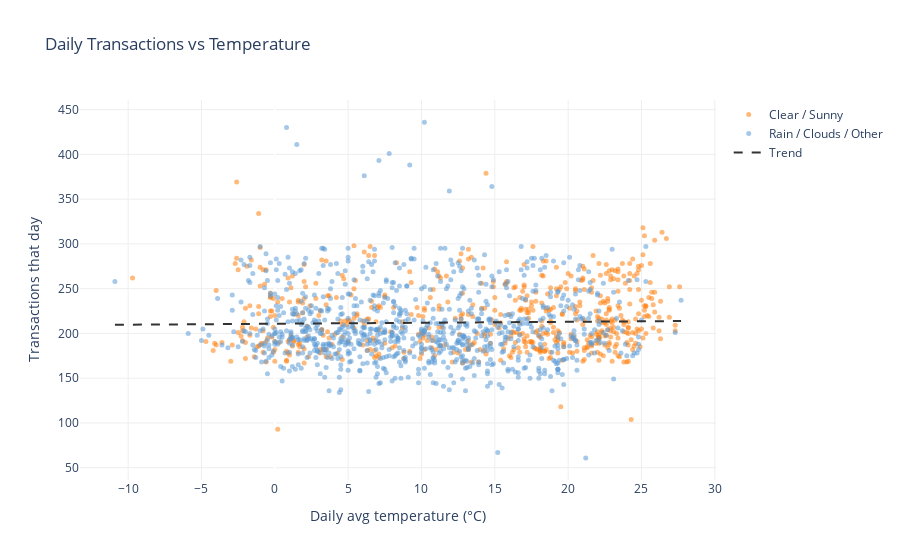

This figure's notebook cell:
### Markdown cell above
---
## Chart 3: Sales vs Temperature

Does warmer weather bring more customers?

- **Orange dots** = clear sky days
- **Blue dots** = rain, clouds, snow
- **Dashed line** = linear trend

### Code cell
df_s = df_dw.dropna(subset=['temperature', 'conditions']).copy()
df_s['weather_group'] = df_s['conditions'].apply(
    lambda c: 'Clear / Sunny' if c == 'Clear' else 'Rain / Clouds / Other'
)

# Trendline via numpy (no extra dependency needed)
m, b = np.polyfit(df_s['temperature'], df_s['transactions'], 1)
x_range = np.array([df_s['temperature'].min(), df_s['temperature'].max()])
y_range = m * x_range + b

COLOR_MAP = {
    'Clear / Sunny':          '#FF7F0E',
    'Rain / Clouds / Other':  '#5B9BD5',
}

fig3 = go.Figure()

for group, color in COLOR_MAP.items():
    sub = df_s[df_s['weather_group'] == group]
    fig3.add_trace(go.Scatter(
        x=sub['temperature'], y=sub['transactions'],
        mode='markers', name=group,
        marker=dict(color=color, size=5, opacity=0.55),
        hovertemplate='%{x:.1f}°C — %{y} transactions<extra>' + group + '</extra>',
    ))

fig3.add_trace(go.Scatter(
    x=x_range.tolist(), y=y_range.tolist(),
    mode='lines', name='Trend',
    line=dict(color='#333', width=2, dash='dash'),
))

fig3.update_layout(
    title='Daily Transactions vs Temperature',
    xaxis_title='Daily avg temperature (°C)',
    yaxis_title='Transactions that day',
    plot_bgcolor='white',
    xaxis=dict(gridcolor='#eee'),
    yaxis=dict(gridcolor='#eee'),
)
fig3.show()

print(f'Trend: +{m:.1f} transactions per °C increase in temperature')

### Figure 1 — Plotly figure (JSON) as saved in the notebook; plotly's stock layout.template omitted (floating-point values rounded to 4 significant figures; data arrays with more than 128 entries replaced by an {"elided": "..."} marker saying what was removed)
{"data": [{"hovertemplate": "%{x:.1f}°C — %{y} transactions<extra>Clear / Sunny</extra>", "marker": {"color": "#FF7F0E", "opacity": 0.55, "size": 5}, "mode": "markers", "name": "Clear / Sunny", "type": "scatter", "x": {"elided": "584 float values"}, "y": {"elided": "584 int values"}}, {"hovertemplate": "%{x:.1f}°C — %{y} transactions<extra>Rain / Clouds / Other</extra>", "marker": {"color": "#5B9BD5", "opacity": 0.55, "size": 5}, "mode": "markers", "name": "Rain / Clouds / Other", "type": "scatter", "x": {"elided": "877 float values"}, "y": {"elided": "877 int values"}}, {"line": {"color": "#333", "dash": "dash", "width": 2}, "mode": "lines", "name": "Trend", "type": "scatter", "x": [-10.9, 27.7], "y": [209.6, 213.8]}], "layout": {"plot_bgcolor": "white", "title": {"text": "Daily Transactions vs Temperature"}, "xaxis": {"gridcolor": "#eee", "title": {"text": "Daily avg temperature (°C)"}}, "yaxis": {"gridcolor": "#eee", "title": {"text": "Transactions that day"}}}}
